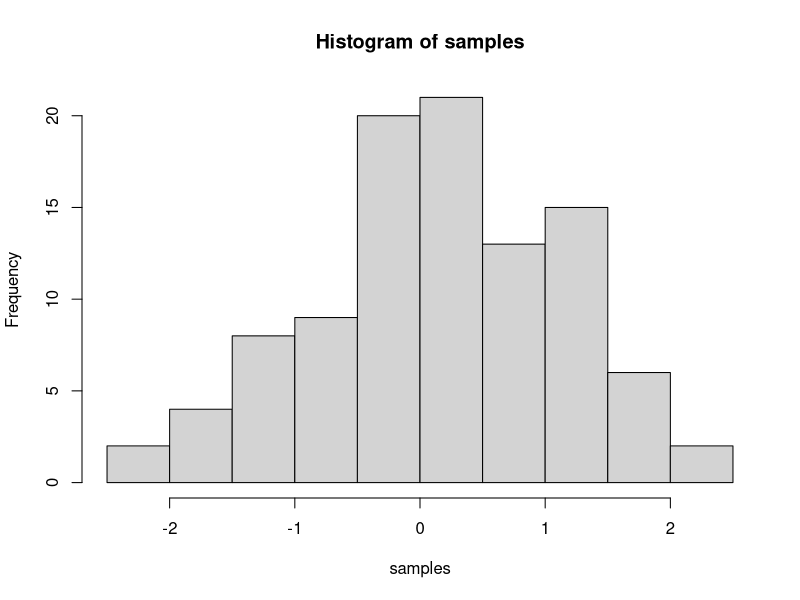

Source code (R):
## ---- chunk 1
knitr::opts_chunk$set(message=FALSE,warning=FALSE, cache=TRUE)
## ---- chunk 2
samples <- rnorm(100, mean=0, sd=1)
hist(samples)
## ---- chunk 3
1+2
2*5
5/3
(1+6+4)/5

## ---- chunk 4
a<-1
b<-2
a+b

d<-c(1,2,3)
e<-c(5,6,7)
d+e
d*e
d/e

## ---- chunk 5
# for loop solution
# i becomes the number 1 to 100 at each step of the loop


a <- length(100) # make empty variable, set length to 100
for (i in 1:100){
  a[i] <-i #assigns the number in i, to the ith index of a
}

print(a)

# for loop solution #2

a<-c() #create empty variable using combine command
for (i in 1:100){
  a<-c(a,i) # keeps combining a with itself and the new number in i
}
print(a)

# seq solution
a <- seq(1,100,1) # look up help for seq using ?seq() in console
print(a)

## ---- chunk 6
# Using sum function sum()
a = 1:100
b = sum(a)
print(b)

# Using a loop

c <- length(100) # make empty variable, set length to 100
for (i in 1:100){
  c[i]<-i #assigns the number in i, to the ith index of a
}
sum(c)


